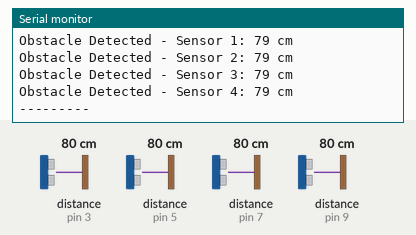
This sketch was run on a simulated Arduino Uno, built with avr-gcc and run on an emulated ATmega328P. On the bench: the last lines printed to the serial monitor. Wiring (inferred from the names in the program): 4 × ultrasonic range finder: trigger pin 2, echo pin 3 / trigger pin 4, echo pin 5 / trigger pin 6, echo pin 7 / trigger pin 8, echo pin 9. The test bench sets the inputs (shaded band); at power-on: distance to the obstacle (sensors on pin 7, pin 3, pin 5, pin 9) 80 cm. The echo pulse lasts 58.3 µs per cm.

Above: at 7.7 s.
7.8 s: distance to the obstacle (sensor on pin 7) set to 97 cm
At 8.3 s:
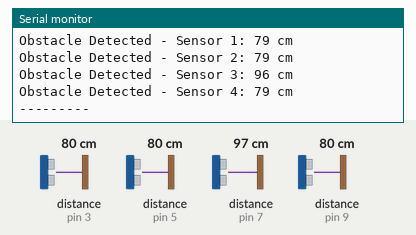
9.3 s: distance to the obstacle (sensor on pin 7) set to 101 cm
At 11.0 s:
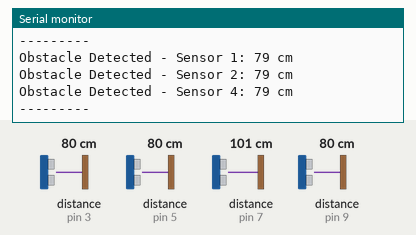
Timing chart, 0 to 12.5 s (numbered marks = the images above; inputs shaded):
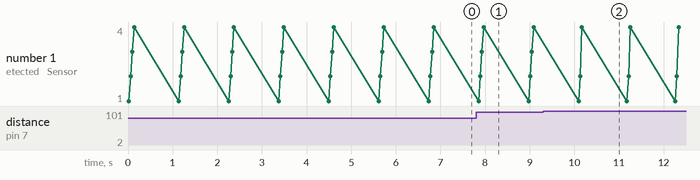

Measured:
- after the input at 7.8 s, the serial monitor: prints a new line after 0.13 s (image 1)

The sketch:

sketch_2.ino
```cpp
#define TRIG_PIN1 2
#define ECHO_PIN1 3
#define TRIG_PIN2 4
#define ECHO_PIN2 5
#define TRIG_PIN3 6
#define ECHO_PIN3 7
#define TRIG_PIN4 8
#define ECHO_PIN4 9

void setup() {
  Serial.begin(9600);
  pinMode(TRIG_PIN1, OUTPUT);
  pinMode(ECHO_PIN1, INPUT);
  pinMode(TRIG_PIN2, OUTPUT);
  pinMode(ECHO_PIN2, INPUT);
  pinMode(TRIG_PIN3, OUTPUT);
  pinMode(ECHO_PIN3, INPUT);
  pinMode(TRIG_PIN4, OUTPUT);
  pinMode(ECHO_PIN4, INPUT);
}

void loop() {
  long duration1, distance1, duration2, distance2, duration3, distance3, duration4, distance4;
  digitalWrite(TRIG_PIN1, LOW);
  delayMicroseconds(2);
  digitalWrite(TRIG_PIN1, HIGH);
  delayMicroseconds(10);
  digitalWrite(TRIG_PIN1, LOW);
  duration1 = pulseIn(ECHO_PIN1, HIGH);
  distance1 = (duration1 / 2) / 29.1;

  digitalWrite(TRIG_PIN2, LOW);
  delayMicroseconds(2);
  digitalWrite(TRIG_PIN2, HIGH);
  delayMicroseconds(10);
  digitalWrite(TRIG_PIN2, LOW);
  duration2 = pulseIn(ECHO_PIN2, HIGH);
  distance2 = (duration2 / 2) / 29.1;

  digitalWrite(TRIG_PIN3, LOW);
  delayMicroseconds(2);
  digitalWrite(TRIG_PIN3, HIGH);
  delayMicroseconds(10);
  digitalWrite(TRIG_PIN3, LOW);
  duration3 = pulseIn(ECHO_PIN3, HIGH);
  distance3 = (duration3 / 2) / 29.1;

  digitalWrite(TRIG_PIN4, LOW);
  delayMicroseconds(2);
  digitalWrite(TRIG_PIN4, HIGH);
  delayMicroseconds(10);
  digitalWrite(TRIG_PIN4, LOW);
  duration4 = pulseIn(ECHO_PIN4, HIGH);
  distance4 = (duration4 / 2) / 29.1;

  if (distance1 < 100) {
    Serial.print("Obstacle Detected - Sensor 1: ");
    Serial.print(distance1);
    Serial.println(" cm");
  }

  if (distance2 < 100) {
    Serial.print("Obstacle Detected - Sensor 2: ");
    Serial.print(distance2);
    Serial.println(" cm");
  }

  if (distance3 < 100) {
    Serial.print("Obstacle Detected - Sensor 3: ");
    Serial.print(distance3);
    Serial.println(" cm");
  }

  if (distance4 < 100) {
    Serial.print("Obstacle Detected - Sensor 4: ");
    Serial.print(distance4);
    Serial.println(" cm");
  }

  if (distance1 >= 100 && distance2 >= 100 && distance3 >= 100 && distance4 >= 100) {
    Serial.println("No Obstacle Detected");
  }

  Serial.println("---------");

  delay(1000);
}
```
